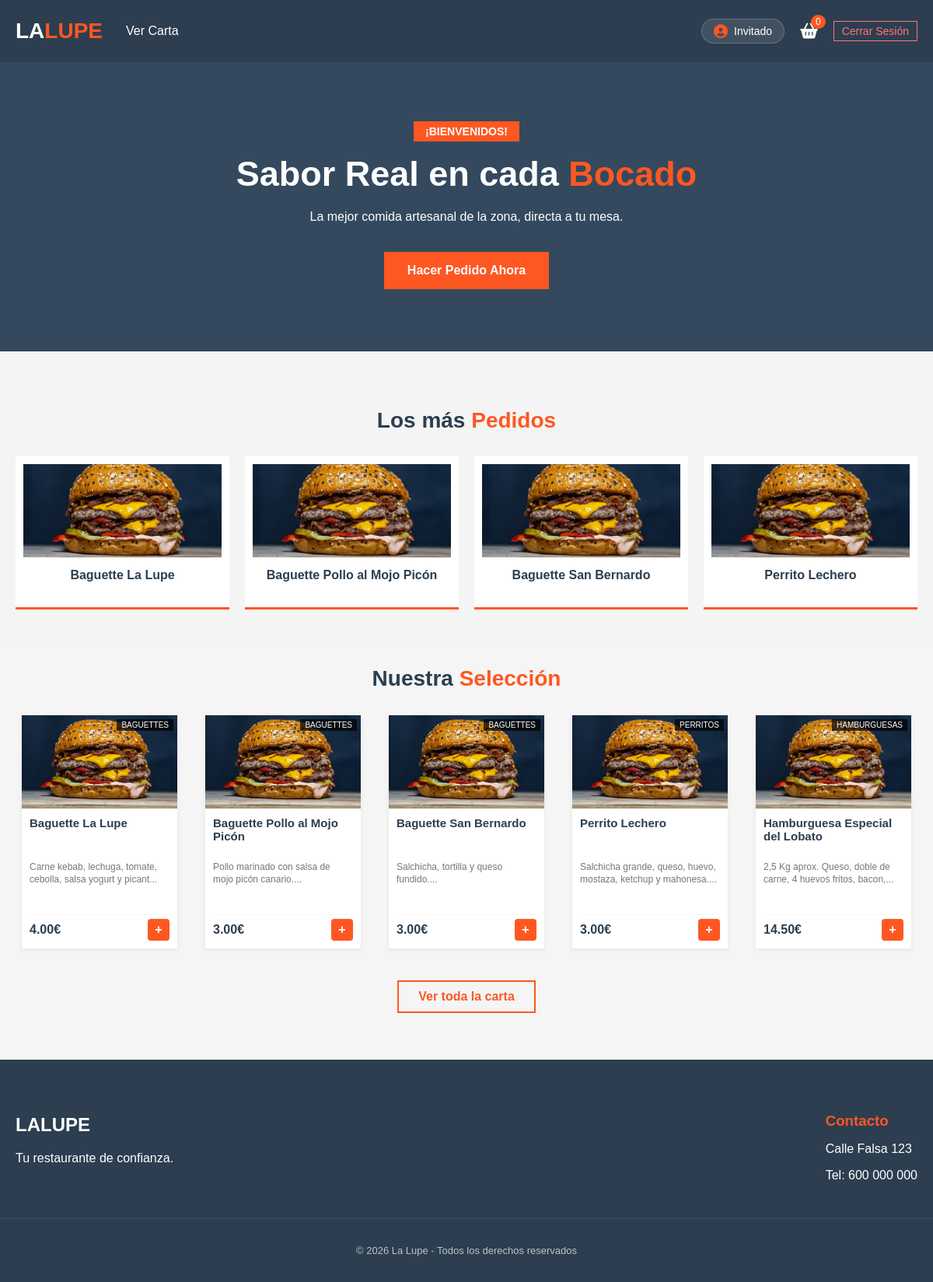
Page /menu.php on the committed database.
### tables this page shows
CREATE TABLE IF NOT EXISTS `platos` (
  `id` INT AUTO_INCREMENT PRIMARY KEY,
  `nombre` VARCHAR(100) NOT NULL,
  `descripcion` TEXT,
  `precio` DECIMAL(10, 2) NOT NULL,
  `imagen` VARCHAR(255) DEFAULT 'default_plato.jpg',
  `disponible` TINYINT(1) DEFAULT 1
);

### menu.php (the view, shortened to what this page needs)
<?php
include 'db.php';
$nombreUsuario = isset($_SESSION['nombre']) ? $_SESSION['nombre'] : "Invitado";
?>
<!DOCTYPE html>
<html lang="es">
<head>
    <link rel="stylesheet" href="css/estilos.css">
    <link rel="stylesheet" href="https://cdnjs.cloudflare.com/ajax/libs/font-awesome/6.4.0/css/all.min.css">
</head>
<body>
    <header class="cabecera-principal">
        <nav class="barra-navegacion contenedor">
            <div class="bloque-izquierdo">
                <a href="menu.php" class="logotipo">LA<span>LUPE</span></a>
                <ul class="lista-enlaces">
                    <li><a href="carta.php">Ver Carta</a></li>
                </ul>
            </div>
            <div class="bloque-derecho">
                <a href="mi_cuenta.php" class="enlace-cuenta">
                    <i class="fas fa-user-circle"></i>
                    <span><?php echo $nombreUsuario; ?></span>
                </a>
                <a href="carrito.php" class="boton-carrito">
                    <i class="fas fa-shopping-basket"></i>
                    <span class="numero-carrito">0</span>
                </a>
                <a href="logout.php" class="boton-salir">Cerrar Sesión</a>
            </div>
        </nav>
    </header>
    <section class="anuncio-principal">
        <div class="contenido-anuncio contenedor">
            <span class="etiqueta">¡Bienvenidos!</span>
            <h1>Sabor Real en cada <span>Bocado</span></h1>
            <p>La mejor comida artesanal de la zona, directa a tu mesa.</p>
            <a href="carta.php" class="boton-accion">Hacer Pedido Ahora</a>
        </div>
    </section>
    <section class="seccion-gris">
        <div class="contenedor">
            <h2 class="titulo-seccion">Los más <span>Pedidos</span></h2>
            <div class="cuadricula-tendencias">
                <?php
                $consulta_top = "SELECT * FROM platos WHERE disponible = 1 LIMIT 4";
                $res_top = mysqli_query($conexion, $consulta_top);
                while($item = mysqli_fetch_assoc($res_top)):
                ?>
                <article class="tarjeta-pequeña">
                    <img src="img/platos/<?php echo $item['imagen']; ?>" onerror="this.src='img/default.jpg'">
                    <h4><?php echo $item['nombre']; ?></h4>
                </article>
                <?php endwhile; ?>
            </div>
        </div>
    </section>
    <main class="seccion-platos">
        <div class="contenedor">
            <h2 class="titulo-seccion">Nuestra <span>Selección</span></h2>
            <div class="cuadricula-platos">
                <?php
                $consulta_platos = "SELECT * FROM platos WHERE disponible = 1 LIMIT 5";
                $res_platos = mysqli_query($conexion, $consulta_platos);
                while($plato = mysqli_fetch_assoc($res_platos)):
                ?>
                <div class="tarjeta-plato">
                    <div class="imagen-contenedor">
                        <img src="img/platos/<?php echo $plato['imagen']; ?>" onerror="this.src='img/default.jpg'">
                        <span class="categoria"><?php echo $plato['categoria']; ?></span>
                    </div>
                    <div class="texto-plato">
                        <h3><?php echo $plato['nombre']; ?></h3>
                        <p><?php echo substr($plato['descripcion'], 0, 60); ?>...</p>
                        <div class="pie-tarjeta">
                            <span class="precio"><?php echo $plato['precio']; ?>€</span>
                            <button class="boton-añadir">+</button>
                        </div>
                    </div>
                </div>
                <?php endwhile; ?>
            </div>
            <div class="centro">
                <a href="carta.php" class="boton-ver-todo">Ver toda la carta</a>
            </div>
        </div>
    </main>
    <footer class="pie-principal">
        <div class="contenedor pie-contenido">
            <div class="columna">
                <h2 class="logotipo">LA<span>LUPE</span></h2>
                <p>Tu restaurante de confianza.</p>
            </div>
            <div class="columna">
                <h3>Contacto</h3>
                <p>Calle Falsa 123</p>
                <p>Tel: 600 000 000</p>
            </div>
        </div>
        <div class="pie-final">
            <p>&copy; 2026 La Lupe - Todos los derechos reservados</p>
        </div>
    </footer>
</body>
</html>

### rows in the picture
platos: nombre "Baguette La Lupe", categoria "BAGUETTES", descripcion "Carne kebab, lechuga, tomate, cebolla, salsa yogurt y picant", precio "4.00"
platos: nombre "Baguette Pollo al Mojo Picón", categoria "BAGUETTES", descripcion "Pollo marinado con salsa de mojo picón canario.", precio "3.00"
platos: nombre "Baguette San Bernardo", categoria "BAGUETTES", descripcion "Salchicha, tortilla y queso fundido.", precio "3.00"
platos: nombre "Perrito Lechero", categoria "PERRITOS", descripcion "Salchicha grande, queso, huevo, mostaza, ketchup y mahonesa.", precio "3.00"
platos: categoria "HAMBURGUESAS", nombre "Hamburguesa Especial del Lobato", descripcion "2,5 Kg aprox. Queso, doble de carne, 4 huevos fritos, bacon,", precio "14.50"

### other values in the picture
$nombreUsuario "Invitado"
